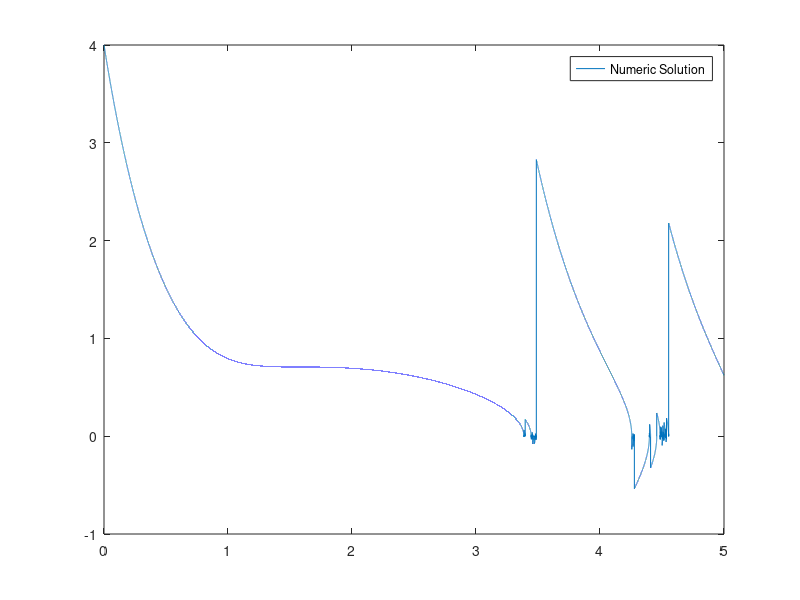

MATLAB code to generate this figure:
clc; clear; close all

s = 120000;
Tend = 5;

h = Tend/s;
t = linspace(0, Tend, s);
y0 = zeros(1, s);
y1 = zeros(1, s);

% dy/dt = a*y -> y = 4*exp(a*t)


a = 2;
y0(1) = 4;
ydot = @(y, t) -a*y + sin(t)/y;

for i = 1:s - 1
    y1(i) = ydot(y0(i), t(i));
    y0(i + 1) = h*y1(i) + y0(i);
end

plot(t, y0,'DisplayName','Numeric Solution')
legend

